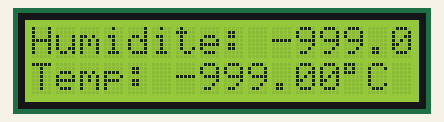
Simulated run of this sketch. Board: ATtiny85, built with avr-gcc and run on an emulated ATtiny85. Shown: 16×2 character LCD. What the sketch prints to the serial monitor is not drawn.

Above: at 0.1 s.
At 3.1 s:
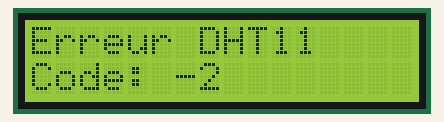

The sketch:

test_lcd.ino
```cpp
/*
 * test_lcd.ino
 * Utiliser la bibliothèque LiquidCrystal pour faire afficher
 * des messages/données sur l'afficheur LCD.
 *
 * L'afficheur LCD pourrait être intégré dans le projet IoT
 * de ce cours.
 *
 * Note : (Août 2024) Le message "Visual Studio Code extension for
 *        Arduino (deprecated)" apparaît lors du chargement de l'extension.
 *        Cependant, elle continue de fonctionner correctement.
 *
 *
 * GPA788 - ETS
 * T. Wong
 * 08-2019
 * 08-2020
 * 08/2024 (Arduino extension is now deprecated)
 *
 * Ce programme est inspéré de l'exemple "Hello World!" de la page:
 * https://www.arduino.cc/en/Tutorial/HelloWorld. La classe LiquidCrystal()
 * et ses fonctions membres sont listées sur la page:
 * https://www.arduino.cc/en/Reference/LiquidCrystal
 * Le branchement électrique est présenté d'une façon plus évidente dans le
 * protocole de laboratoire du cours. Finalement, la technique de lecture
 * de la température interne de l'ATmega328P est donnée dans les notes
 * de cours.
 */
// Classe pour afficher des caractères à l'aide du LCD
#include <LiquidCrystal.h>
// Classe pour mesurer la température interne de l'ATmega328P
#include "DHTLib_GPA788.h"

#include "TimerOne.h"


/* ---------------------------------------------------------------
   Créer un objet (global) de type LiquidCrystal.
   Le constructeur utilisé est:
     LiquidCrystal(rs, enable, d4, d5, d6, d7)
     rs (register select): broche 12
     enable: broche 11
     d4: broche 5, d5: broche 4, d6: broche 3, d7: broche 2
   ---------------------------------------------------------------
   Note: Les numéros de broches sont ceux du côté d'Arduino.
         Brancher ces broches sur l'afficheur LCD selon le
         diagramme électrique donné sur le protocole de laboratoire.
   --------------------------------------------------------------- */
LiquidCrystal lcd(12, 11, 5, 4, 3, 2);
/* ---------------------------------------------------------------
   Créer un objet (global) de type ChipTemp.
   Le constructeur utilisé est:
     ChipTemp(float g, float d)
     g: gain de l'ajustement, d: décalage de l'ajustement

   Normalement le gain et le décalage sont des valeurs obtenues
   par une procédure de calibration. Dans ce laboratoire, on utilisera
   des constantes proposées par Albert van Daln, l'auteur du code
   original de ChipTemp.
   --------------------------------------------------------------- */
const float DECALAGE{316.0}; //332.70; //335.2; // Choisir la bonne...
const float GAIN{1.22}; //1.06154;              // Choisir la bonne...
const uint32_t SERIAL_SPEED{115200};
//ChipTemp chipTemp(GAIN, DECALAGE);
dhtlib_gpa788 MyDht;

// Interruption à toutes les 3 secondes
const uint32_t TIMER_PERIOD{3000000};
const int DHT11_PIN{7};

// On doit utiliser le modificateur volatile ici
// car la variable chk est utilisée dans une fonction
// de gestion d'interruption.
volatile DHTLIB_ErrorCode chk;


/* ---------------------------------------------------------------
   Fonction d'initialisation obligatoire (exécutée 1 seule fois).
   --------------------------------------------------------------- */
void setup() {
  // Pour afficher la température sur le terminal série
  Serial.begin(SERIAL_SPEED);

  // Pour l'afficheur LCD
  // 0) Il s'agir d'un afficheur 16 x 2
  lcd.begin(16, 2);
  // 1) Effacer l'affichage
  lcd.clear();


  // L'objet Timer1 est automatiquement créé dans la bibliothèque TimerOne
  // Règle la période d'interruption
  Timer1.initialize(TIMER_PERIOD);
  // Règle la fonction de gestion d'interruption
  Timer1.attachInterrupt(readTemperature);
  // Démarrer le comptage
  Timer1.start();

  MyDht.Connect();

}

/* ---------------------------------------------------------------
   Fonction principale
   (Exécutée comme une fonction dans une boucle sans fin)
   --------------------------------------------------------------- */
const int16_t NB_MSG_COUNT{1};
int messageCount = 0;
void loop() {
  // Alterner entre le message de bienvenue et la température
  // interne de l'ATmega328P.
  // messageCount: nombre de fois le contenu a été affiché
  // showingMessage: true -> bienvenue, false -> température
  //static int16_t messageCount{0};
  static bool showingMessage{true};

  // Si le compteur est à zéro alors change le contenu
  lcd.clear();
  showHumTemp(lcd);

  lcd.display();
  waitUntil(TIMER_PERIOD/1000);

}


void welcome(LiquidCrystal &l) {
  // D'abord le terminal série
  Serial.println(F("Bienvenue au GPA788 OC/IoT"));
  // Ensuite l'afficheur LCD
  l.setCursor(0, 0);  // Cursuer à la 1ere colonne, 1ere ligne
  l.print("Bienvenue au");  // Afficher le texte...
  l.setCursor(0, 1);  // Curseur à la 1ere colonne, 2e ligne
  l.print("GPA788 OC/IoT"); // Afficher le texte...}
}


void showHumTemp(LiquidCrystal &l) {

  //chk = MyDht.read11(DHT11_PIN);

  if(chk == DHTLIB_ErrorCode::DHTLIB_OK){
    // Afficher des informations sur le moniteur série
    Serial.print(F("Humidite: ")); Serial.println(MyDht.getHumidity());
    Serial.print(F("Temperature: ")); Serial.println(MyDht.getTemperature());

    // Ensuite l'afficheur LCD
    l.setCursor(0,0); l.print("Humidite: "); l.print(MyDht.getHumidity(), 2); l.print("%");
    l.setCursor(0,1); l.print("Temp: "); l.print(MyDht.getTemperature(), 2); l.print((char)223); l.print("C");
    }
    else{
        l.setCursor(0,0); l.print("Erreur DHT11");
        l.setCursor(0,1); l.print("Code: "); l.print(static_cast<int>(chk));
        Serial.print("Erreur Capteur temperature : "); Serial.println(static_cast<int>(chk));
    }
}


void waitUntil(uint32_t w) {
  uint32_t t =  millis();
  // Attendre w millisecondes
  while (millis() < t + w) {}
}


void readTemperature()
{
// -------------------------------------------------------------------------------
// Interruption du compteur reçue. Il est temps de faire la lecture du capteur
// DHT11
// -------------------------------------------------------------------------------
// Normalement, les interruptions sont bloquées lors du traitement des
// interruptions. On doit les permettre ici car la fonction membre read11()
// utilise delay() pour initier la communication série avec le capteur.
// -------------------------------------------------------------------------------
  Serial.println(F("Interruption"));

  interrupts(); // permettre les interruptions
  chk = MyDht.read11(DHT11_PIN);
  //count++;
  messageCount++;
  noInterrupts(); // empêcher les interruptions
}
```

DHTLib_GPA788.cpp
```cpp
/*
 * DHTLib_GPA788.cpp
 * Mise à jour du code de Rob Tillaart en utilisant le C++ moderne.
 *
 * GPA788 - ETS
 * T. Wong
 * 10-2019
 * 07-2020
 * 08-2024
 *
 * Le code est la création de Rob Tillaart voir les commentaires
 * ci-dessous.
 */
//
//    FILE: dht.cpp
//  AUTHOR: Rob Tillaart
// VERSION: 0.1.14
// PURPOSE: DHT Temperature & Humidity Sensor library for Arduino
//     URL: https://www.arduino.cc/reference/en/libraries/dhtlib/
//
// HISTORY:
// see dht.cpp file
//


#include "DHTLib_GPA788.h"


// return values:
// DHTLIB_OK
// DHTLIB_ERROR_CHECKSUM
// DHTLIB_ERROR_TIMEOUT
bool dhtlib_gpa788::isConnected(){
    // Retourne true si le capteur DHT11 fonctionne correctement
    return isConnectedVar;
}

void dhtlib_gpa788::reset(){
    // Assigner DHTLIB_ErrorCode::DHTLIB_INVALID_VALUE dans les variables humidity et temperature.
    humidity = static_cast<double>(DHTLIB_ErrorCode::DHTLIB_INVALID_VALUE);
    temperature = static_cast<double>(DHTLIB_ErrorCode::DHTLIB_INVALID_VALUE);
}

void dhtlib_gpa788::disConnect(){
    isConnectedVar = false;
}

void dhtlib_gpa788::Connect(){
    isConnectedVar = true;


}


DHTLIB_ErrorCode dhtlib_gpa788::read11(uint8_t pin)
{
    // READ VALUES
    if (isConnectedVar == false){
        return DHTLIB_ErrorCode::DHTLIB_NN_CONNECTE;
    }
    DHTLIB_ErrorCode rv = _readSensor(pin, DHTLIB_DHT11_WAKEUP);
    if (rv != DHTLIB_ErrorCode::DHTLIB_OK)
    {
        humidity    = static_cast<double>(DHTLIB_ErrorCode::DHTLIB_INVALID_VALUE); // invalid value, or is NaN prefered?
        temperature = static_cast<double>(DHTLIB_ErrorCode::DHTLIB_INVALID_VALUE); // invalid value
        return rv;
    }

    // CONVERT AND STORE
    humidity    = bits[0];  // bits[1] == 0;
    temperature = bits[2];  // bits[3] == 0;

    // TEST CHECKSUM
    // bits[1] && bits[3] both 0
    // Certains capteurs DHT11 transmettent le checksum dont la valeur inclut
    // la partie fractionnaire de la température et l'humidité relative
    // d'où la modification apportée ici. (TW, 2019)
    uint8_t sum = bits[0] + bits[2] + bits[1] + bits[3];
    if (bits[4] != sum) return DHTLIB_ErrorCode::DHTLIB_ERROR_CHECKSUM;

    return DHTLIB_ErrorCode::DHTLIB_OK;
}


// return values:
// DHTLIB_OK
// DHTLIB_ERROR_CHECKSUM
// DHTLIB_ERROR_TIMEOUT
DHTLIB_ErrorCode dhtlib_gpa788::read(uint8_t pin)
{
    if (isConnectedVar == false){
        return DHTLIB_ErrorCode::DHTLIB_NN_CONNECTE;
    }
    // READ VALUES
    DHTLIB_ErrorCode rv = _readSensor(pin, DHTLIB_DHT_WAKEUP);
    if (rv != DHTLIB_ErrorCode::DHTLIB_OK)
    {
        humidity    = static_cast<double>(DHTLIB_ErrorCode::DHTLIB_INVALID_VALUE);  // invalid value, or is NaN prefered?
        temperature = static_cast<double>(DHTLIB_ErrorCode::DHTLIB_INVALID_VALUE);  // invalid value
        return rv; // propagate error value
    }

    // CONVERT AND STORE
    humidity = word(bits[0], bits[1]) * 0.1;
    temperature = word(bits[2] & 0x7F, bits[3]) * 0.1;
    if (bits[2] & 0x80)  // negative temperature
    {
        temperature = -temperature;
    }

    // TEST CHECKSUM
    uint8_t sum = bits[0] + bits[1] + bits[2] + bits[3];
    if (bits[4] != sum)
    {
        return DHTLIB_ErrorCode::DHTLIB_ERROR_CHECKSUM;
    }
    return DHTLIB_ErrorCode::DHTLIB_OK;
}

/////////////////////////////////////////////////////
//
// PRIVATE
//

// return values:
// DHTLIB_OK
// DHTLIB_ERROR_TIMEOUT
DHTLIB_ErrorCode dhtlib_gpa788::_readSensor(uint8_t pin, uint8_t wakeupDelay)
{
    if(timer == 0){
        timer = millis();
    }
    else{
        if(millis() - timer < 1000){
            return DHTLIB_ErrorCode::DHTLIB_ERROR_DELAI;
        }
        else {
            timer = millis();
        }
    }
    // INIT BUFFERVAR TO RECEIVE DATA
    uint8_t mask = 128;
    uint8_t idx = 0;

    // replace digitalRead() with Direct Port Reads.
    // reduces footprint ~100 bytes => portability issue?
    // direct port read is about 3x faster
	uint8_t bit = digitalPinToBitMask(pin);
	uint8_t port = digitalPinToPort(pin);
    volatile uint8_t *PIR = portInputRegister(port);

    // EMPTY BUFFER
    for (uint8_t i = 0; i < 5; i++) bits[i] = 0;

    // REQUEST SAMPLE
    pinMode(pin, OUTPUT);
    digitalWrite(pin, LOW); // T-be
    delay(wakeupDelay);
    digitalWrite(pin, HIGH);   // T-go
    delayMicroseconds(40);
    pinMode(pin, INPUT);

    // GET ACKNOWLEDGE or TIMEOUT
    uint16_t loopCntLOW = DHTLIB_TIMEOUT;
    while ((*PIR & bit) == LOW )  // T-rel
    {
        if (--loopCntLOW == 0) return DHTLIB_ErrorCode::DHTLIB_ERROR_TIMEOUT;
    }

    uint16_t loopCntHIGH = DHTLIB_TIMEOUT;
    while ((*PIR & bit) != LOW )  // T-reh
    {
        if (--loopCntHIGH == 0) return DHTLIB_ErrorCode::DHTLIB_ERROR_TIMEOUT;
    }

    // READ THE OUTPUT - 40 BITS => 5 BYTES
    for (uint8_t i = 40; i != 0; i--)
    {
        loopCntLOW = DHTLIB_TIMEOUT;
        while ((*PIR & bit) == LOW )
        {
            if (--loopCntLOW == 0) return DHTLIB_ErrorCode::DHTLIB_ERROR_TIMEOUT;
        }

        uint32_t t = micros();

        loopCntHIGH = DHTLIB_TIMEOUT;
        while ((*PIR & bit) != LOW )
        {
            if (--loopCntHIGH == 0) return DHTLIB_ErrorCode::DHTLIB_ERROR_TIMEOUT;
        }

        if ((micros() - t) > 40)
        {
            bits[idx] |= mask;
        }
        mask >>= 1;
        if (mask == 0)   // next byte?
        {
            mask = 128;
            idx++;
        }
    }
    pinMode(pin, OUTPUT);
    digitalWrite(pin, HIGH);

    return DHTLIB_ErrorCode::DHTLIB_OK;
}
//
// END OF FILE
//
```

DHTLib_GPA788.h
```cpp
/*
 * DHTLib_GPA788.h
 * Mise à jour du code de Rob Tillaart en utilisant le C++ moderne.
 *
 * GPA788 - ETS
 * T. Wong
 * 10-2019
 * 07-2020
 * 08-2024
 *
 * Le code est la création de Rob Tillaart voir les commentaires
 * ci-dessous.
 */
//
//    FILE: dht.h
//  AUTHOR: Rob Tillaart
// VERSION: 0.1.14
// PURPOSE: DHT Temperature & Humidity Sensor library for Arduino
//     URL: https://www.arduino.cc/reference/en/libraries/dhtlib/
//
// HISTORY:
// see dht.cpp file
//

#ifndef dht_h
#define dht_h

#include <Arduino.h>

/* ---------------------------------------------------------------------------------
 * Code d'erreur de cette bibliothèque
 * Note: Utiliser un enum class pour réduire les conflits potentiels de nom et pour
 *       permettre le "type check" par le compilateur.
 * --------------------------------------------------------------------------------- */
enum class DHTLIB_ErrorCode : int16_t { DHTLIB_OK = 0, DHTLIB_ERROR_CHECKSUM = -1,
               DHTLIB_ERROR_TIMEOUT = -2, DHTLIB_INVALID_VALUE = -999, DHTLIB_NN_CONNECTE = -3, DHTLIB_ERROR_DELAI = -4};

/* ---------------------------------------------------------------------------------
 * Constantes et variables globales
 * --------------------------------------------------------------------------------- */
const char DHT_LIB_VERSION[] = "0.1.14";
const uint8_t DHTLIB_DHT11_WAKEUP{18};  // 18 ms pour DHT11
const uint8_t DHTLIB_DHT_WAKEUP  {1};   // 1 ms pour les autres

// max timeout is 100 usec.
// For a 16 Mhz proc 100 usec is 1600 clock cycles
// loops using DHTLIB_TIMEOUT use at least 4 clock cycli
// so 100 us takes max 400 loops
// so by dividing F_CPU by 40000 we "fail" as fast as possible
const uint16_t DHTLIB_TIMEOUT = (F_CPU/40000);

class dhtlib_gpa788
{
public:
  /* ---------------------------------------------------------------------------------
   * Constructeurs, assignation et destructeur
   * Note: seul le constructeur par défaut est utilisable.
   * --------------------------------------------------------------------------------- */
  // Constructeur par défaut
  dhtlib_gpa788() {
    // Initialiser la température et l'humidité relative à des valeurs" connues"
    humidity = temperature = static_cast<double>(DHTLIB_ErrorCode::DHTLIB_INVALID_VALUE);
    isConnectedVar = false;
    timer = 0;
  }
  // Empêcher l'utilisation du constructeur de copie
  dhtlib_gpa788(const dhtlib_gpa788& other) = delete;
  // Empêcher l'utilisation de l'opérateur d'assignation
  dhtlib_gpa788& operator=(const dhtlib_gpa788& other) = delete;
  // Empêcher l'utilisation du constructeur par déplacement
  dhtlib_gpa788(dhtlib_gpa788&& other) = delete;
  // Empêcher l'utilisation de l'opérateur de déplacement
  dhtlib_gpa788& operator=(dhtlib_gpa788&& other) = delete;
  // Destructeur
  ~dhtlib_gpa788() { }

  /* ---------------------------------------------------------------------------------
   * Lire l'humidité et la température par le capteur
   * Code de retour: DHTLIB_OK, DHTLIB_ERROR_CHECKSUM, DHTLIB_ERROR_TIMEOUT.
   * --------------------------------------------------------------------------------- */
  DHTLIB_ErrorCode read11(uint8_t pin);
  inline DHTLIB_ErrorCode read21(uint8_t pin) { return read(pin); };
  inline DHTLIB_ErrorCode read22(uint8_t pin) { return read(pin); };
  inline DHTLIB_ErrorCode read33(uint8_t pin) { return read(pin); };
  inline DHTLIB_ErrorCode read44(uint8_t pin) { return read(pin); };

  /* ---------------------------------------------------------------------------------
   * Accesseurs
   * --------------------------------------------------------------------------------- */
  double getHumidity() const { return humidity; }
  double getTemperature() const { return temperature; }

  // Retourne true si le capteur DHT11 fonctionne correctement
  bool dhtlib_gpa788::isConnected();
  // Assigner DHTLIB_ErrorCode::DHTLIB_INVALID_VALUE dans les variables humidity et temperature.
  void dhtlib_gpa788::reset();
  // Empêcher la lecture du capteur DHT11 en retournant toujours
  //DHTLIB_ErrorCode::DHTLIB_INVALID_VALUE dans les variables humidity ettemperature.
  void dhtlib_gpa788::disConnect();
  // Permettre la lecture du capteur DHT11
  void dhtlib_gpa788::Connect();

private:
  uint8_t bits[5];  // buffer to receive data
  // "Driver" pour les capteurs autre que le DHT11
  DHTLIB_ErrorCode read(uint8_t pin);
  // Réalise la séquence de communication avec le capteur
  DHTLIB_ErrorCode _readSensor(uint8_t pin, uint8_t wakeupDelay);
  // Données lues du capteur
  double humidity;
  double temperature;
  bool isConnectedVar;
  uint16_t timer;
};
#endif
//
// END OF FILE
//
```
